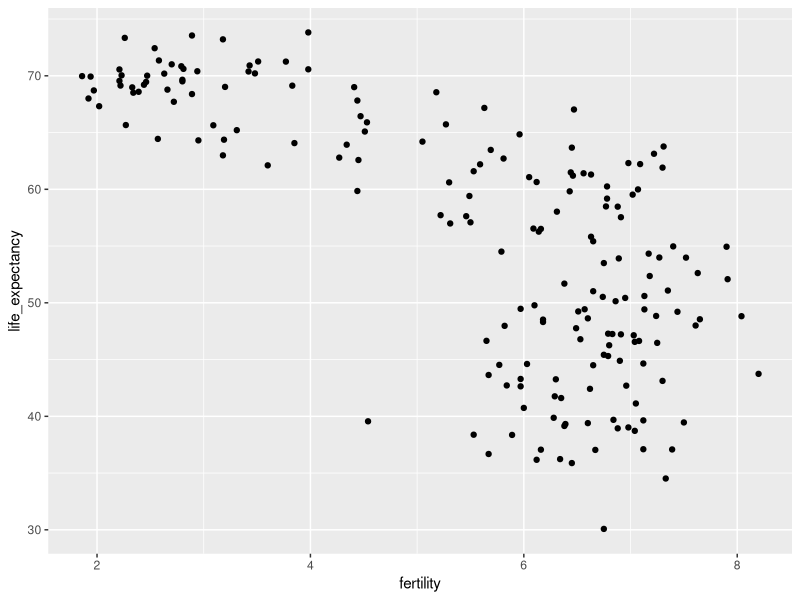
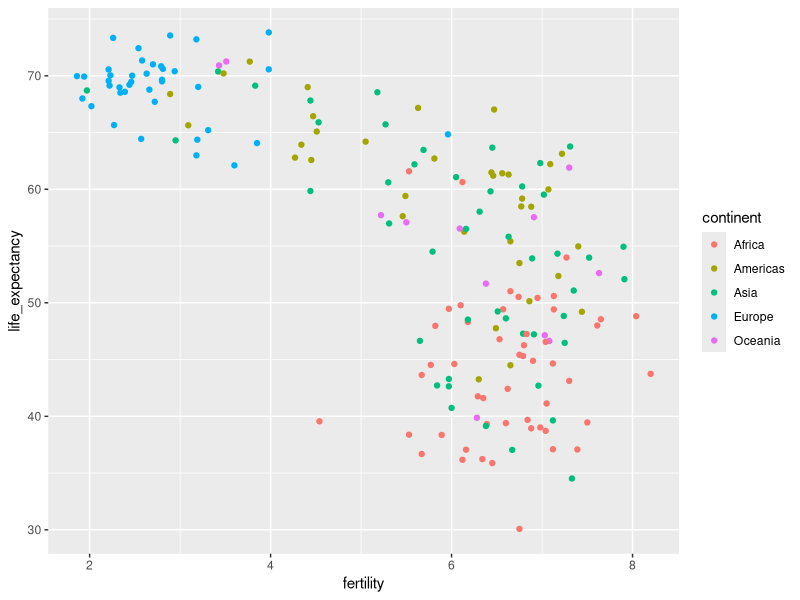
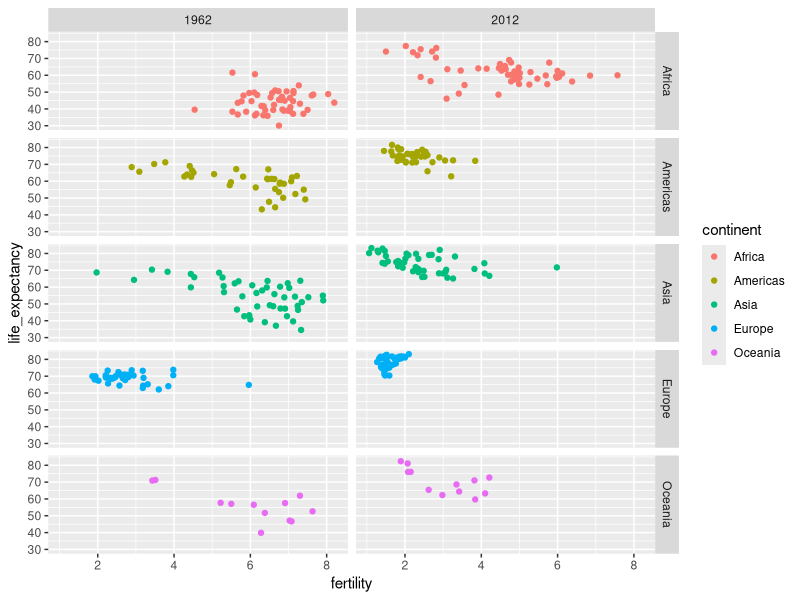
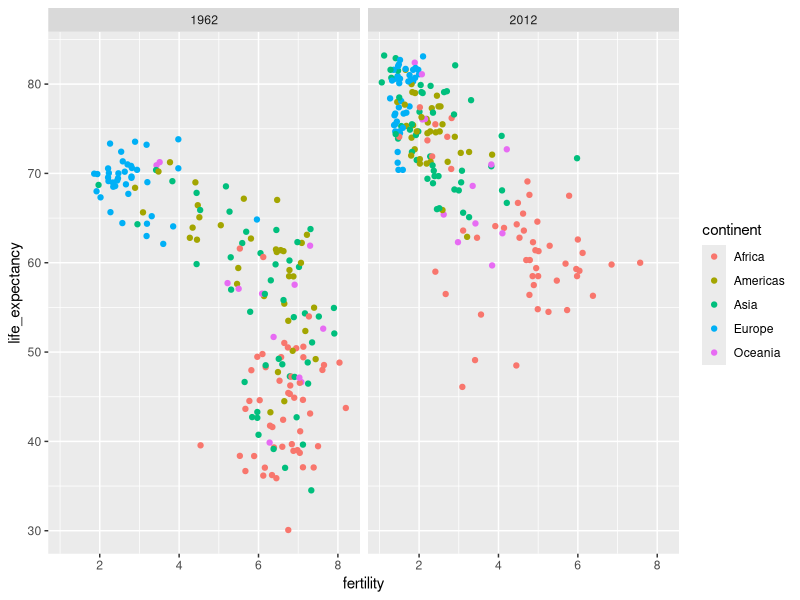
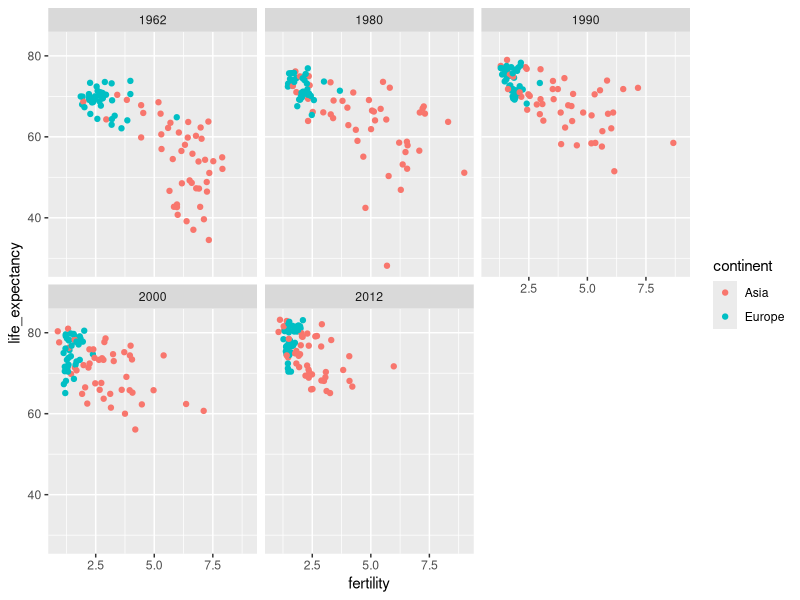
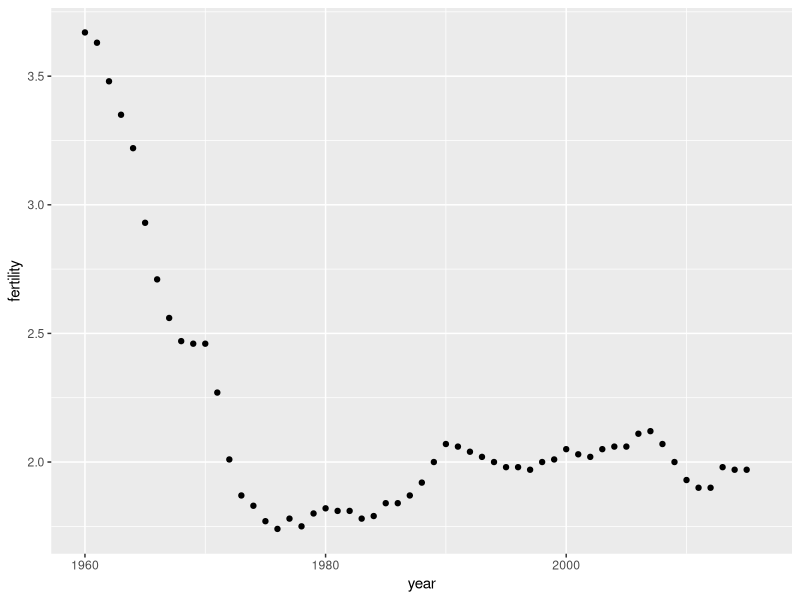
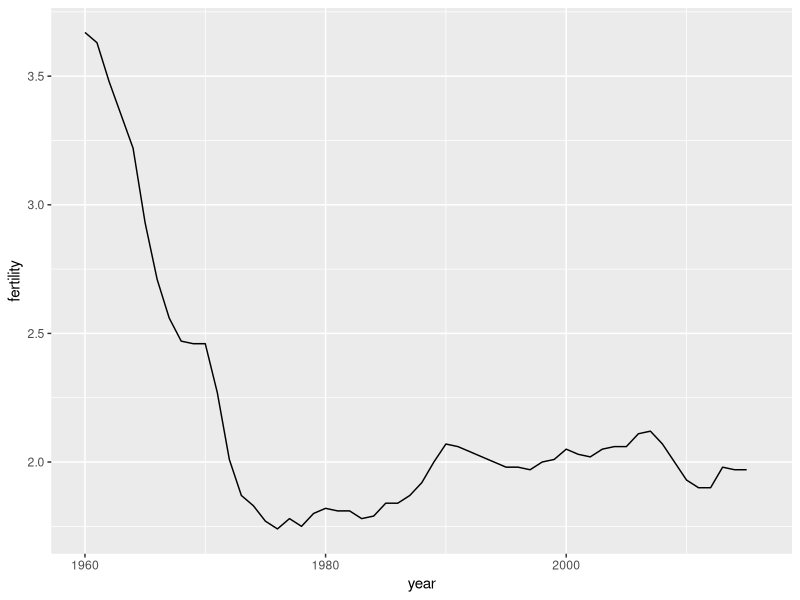
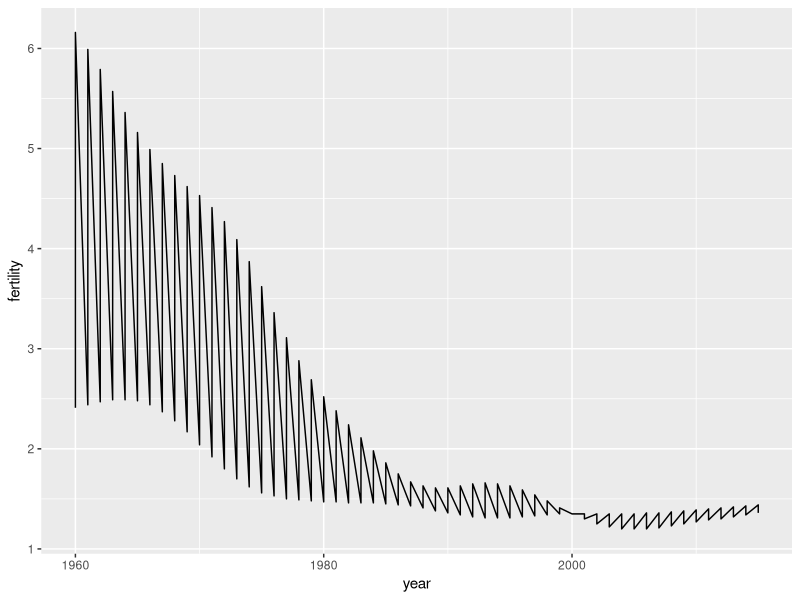

These figures' R source, in order:
## ---- chunk 1
library(tidyverse)
library(dslabs)
data(gapminder)
gapminder%>%as_tibble()
## ---- chunk 2
gapminder%>%filter(year==2015&country%in%c('Sri Lanka', 'Turkey'))%>%select(country, infant_mortality)
## ---- chunk 3
gapminder%>%filter(year==2015&country%in%c('Sri Lanka', 'Turkey','Poland','South Korea','Malaysia','Russia','Pakistan','Vietnam','Thailand','South Africa'))%>%select(country, infant_mortality)
## ---- chunk 4
filter(gapminder, year==1962)%>%ggplot(aes(fertility, life_expectancy))+geom_point()
## ---- chunk 5
filter(gapminder, year==1962)%>%ggplot(aes(fertility, life_expectancy, col=continent))+geom_point()
## ---- chunk 6
filter(gapminder, year%in%c(1962,2012))%>%ggplot(aes(fertility, life_expectancy, col=continent))+geom_point()+facet_grid(continent~year)
## ---- chunk 7
filter(gapminder, year%in%c(1962,2012))%>%ggplot(aes(fertility, life_expectancy, col=continent))+geom_point()+facet_grid(.~year)
## ---- chunk 8
years<-c(1962,1980,1990,2000,2012)
continents<-c('Europe','Asia')
gapminder%>%filter(year%in%years&continent%in%continents)%>%
  ggplot(aes(fertility, life_expectancy, col=continent))+
  geom_point()+
  facet_wrap(~year)
## ---- chunk 9
gapminder%>%filter(country=='United States')%>%ggplot(aes(year,fertility))+geom_point()
## ---- chunk 10
gapminder%>%filter(country=='United States')%>%ggplot(aes(year,fertility))+geom_line()
## ---- chunk 11
countries<-c('South Korea','Germany')
gapminder%>%filter(country%in%countries&!is.na(fertility))%>%ggplot(aes(year,fertility))+geom_line()
## ---- chunk 12
countries <- c("South Korea","Germany")
gapminder%>%filter(country%in%countries&!is.na(fertility))%>%ggplot(aes(year, fertility, group = country))+geom_line()
## ---- chunk 13
countries <- c("South Korea","Germany")
gapminder%>%filter(country%in%countries&!is.na(fertility))%>%ggplot(aes(year, fertility, group = country, col=country))+geom_line()
## ---- chunk 14
labels<-data.frame(country = countries, x = c(1975,1965), y = c(60,72))
gapminder%>%filter(country %in% countries)%>%ggplot(aes(year, life_expectancy, col = country))+geom_line()+geom_text(data = labels, aes(x, y, label = country), size = 5)+theme(legend.position = "none")
## ---- chunk 15
gapminder<-gapminder%>%mutate(dollars_per_day=gdp/population/365)
## ---- chunk 16
past_year=1970
gapminder%>%filter(year==past_year&!is.na(gdp))%>%ggplot(aes(dollars_per_day))+geom_histogram(binwidth = 1,col='black')
## ---- chunk 17
gapminder%>%filter(year==past_year&!is.na(gdp))%>%ggplot(aes(log2(dollars_per_day)))+geom_histogram(binwidth = 1,col='black')
## ---- chunk 18
filter(gapminder, year==past_year)%>%summarize(min=min(population), max=max(population))
## ---- chunk 19
gapminder%>%filter(year==past_year)%>%ggplot(aes(log10(population)))+geom_histogram(binwidth = 0.5, col='black')
## ---- chunk 20
gapminder%>%filter(year==past_year&!is.na(gdp))%>%ggplot(aes(dollars_per_day))+geom_histogram(binwidth = 1,col='black')+scale_x_continuous(trans='log2')
## ---- chunk 21
p<-gapminder%>%filter(year==past_year&!is.na(gdp))%>%ggplot(aes(region,dollars_per_day))
p+geom_point()
## ---- chunk 22
p+geom_point()+theme(axis.text.x=element_text(angle=90, hjust=1))
## ---- chunk 23
p<-gapminder%>%filter(year==past_year&!is.na(gdp))%>%mutate(region=reorder(region,dollars_per_day,FUN=median))%>%ggplot(aes(region,dollars_per_day))+geom_point()+theme(axis.text.x=element_text(angle=90, hjust=1)) 
p
## ---- chunk 24
p+scale_y_continuous(trans='log2')
## ---- chunk 25
gapminder<-gapminder%>%mutate(group = case_when(region %in% c("Western Europe", "Northern Europe","Southern Europe","Northern America", "Australia and New Zealand") ~ "West", region %in% c("Eastern Asia", "South-Eastern Asia") ~ "East Asia", region %in% c("Caribbean", "Central America", "South America") ~ "Latin America", continent == "Africa" & region != "Northern Africa" ~ "Sub-Saharan Africa", TRUE ~ "Others"))
## ---- chunk 26
gapminder<-gapminder%>%mutate(group=factor(group, levels=c("Others", "Latin America", "East Asia", "Sub-Saharan Africa", "West")))
## ---- chunk 27
p<-gapminder%>%filter(year == past_year & !is.na(gdp))%>%ggplot(aes(group, dollars_per_day))+geom_boxplot()+theme(axis.text.x = element_text(angle = 90, hjust = 1))+scale_y_continuous(trans = "log2")+xlab("")
p 
## ---- chunk 28
library(ggridges)
p<-gapminder%>%filter(year==past_year&!is.na(dollars_per_day))%>%ggplot(aes(dollars_per_day, group))+scale_x_continuous(trans='log2')
p+geom_density_ridges()
## ---- chunk 29
p+geom_density_ridges(jittered_points=T)
## ---- chunk 30
p+geom_density_ridges(jittered_points=T, position = position_points_jitter(width = 0.05, height = 0), point_shape = '|', point_size = 3, point_alpha = 1, alpha = 0.7)
## ---- chunk 31
past_year=1970
present_year=2010
gapminder%>%filter(year%in%c(past_year, present_year)&!is.na(gdp))%>%mutate(west=ifelse(group=='West','West','Developiing'))%>%ggplot(aes(dollars_per_day))+geom_histogram(binwidth=1,col='black')+scale_x_continuous(trans='log2')+facet_grid(year~west)
## ---- chunk 32
country_list_1<-gapminder%>%filter(year==past_year&!is.na(dollars_per_day))%>%pull(country)
country_list_2<-gapminder%>%filter(year==present_year&!is.na(dollars_per_day))%>%pull(country)
country_list<-intersect(country_list_1, country_list_2)
## ---- chunk 33
gapminder%>%filter(year%in%c(past_year, present_year)&!is.na(gdp)&country%in%country_list)%>%mutate(west=ifelse(group=='West','West','Developiing'))%>%ggplot(aes(dollars_per_day))+geom_histogram(binwidth=1,col='black')+scale_x_continuous(trans='log2')+facet_grid(year~west)
## ---- chunk 34
gapminder%>%filter(year%in%c(past_year, present_year)&country%in%country_list)%>%ggplot(aes(group, dollars_per_day))+geom_boxplot()+theme(axis.text.x=element_text(angle=90, hjust=1))+scale_y_continuous(trans='log2')+xlab("")+facet_grid(.~year)
## ---- chunk 35
gapminder%>%filter(year%in%c(past_year, present_year)&country%in%country_list)%>%mutate(year=factor(year))%>%ggplot(aes(group, dollars_per_day, fill=year))+geom_boxplot()+theme(axis.text.x=element_text(angle=90, hjust=1))+scale_y_continuous(trans='log2')+xlab("")
## ---- chunk 36
gapminder%>%filter(year %in% c(past_year, present_year) & country %in% country_list)%>%ggplot(aes(dollars_per_day))+geom_density(fill='grey')+scale_x_continuous(trans='log2')+facet_grid(.~year)
## ---- chunk 37
head(gapminder)
table(ifelse(gapminder$group=='West', 'West', 'Developing'))
#? 어디서 저 교재 숫자가 나왔더라 기억이안나네
## ---- chunk 38
gapminder%>%filter(year%in%c(past_year, present_year)&country%in%country_list)%>%mutate(group=ifelse(group=='West', 'West', 'Developing'))%>%ggplot(aes(dollars_per_day, fill=group))+scale_x_continuous(trans='log2')+geom_density(alpha=0.2)+facet_grid(year~.)
## ---- chunk 39
aes(x=dollars_per_day, y=..count..)
## ---- chunk 40
p<-gapminder%>%filter(year%in%c(past_year, present_year)&country%in%country_list)%>%mutate(group=ifelse(group=='West', 'West', 'Developing'))%>%ggplot(aes(dollars_per_day, y=..count..,fill='group'))+scale_x_continuous(trans='log2', limit=c(0.125, 300))
p+geom_density(alpha=0.2)+facet_grid(year~.)
## ---- chunk 41
p+geom_density(alpha=0.2, bw=0.75)+facet_grid(year~.)
## ---- chunk 42
gapminder%>%filter(year%in%c(past_year, present_year)&country%in%country_list)%>%ggplot(aes(dollars_per_day, group))+scale_x_continuous(trans='log2')+geom_density_ridges(adjust=1.5)+facet_grid(.~year)
## ---- chunk 43
gapminder%>%filter(year%in%c(past_year, present_year)&country%in%country_list)%>%group_by(year)%>%mutate(weight=population/sum(population)*2)%>%ungroup()%>%ggplot(aes(dollars_per_day, fill=group))+scale_x_continuous(trans='log2')+geom_density(alpha=0.2, bw=0.75, position='stack')+facet_grid(year~.)
## ---- chunk 44
gapminder<-gapminder%>%mutate(group=case_when((
  region %in% c("Western Europe", "Northern Europe","Southern Europe", "Northern America", "Australia and New Zealand")~"West"),
  (region %in% "Northern Africa" ~ "Northern Africa"),
  (region %in% c("Eastern Asia", "South-Eastern Asia") ~ "East Asia"),
  (region == "Southern Asia"~ "Southern Asia"),
  (region %in% c("Central America", "South America", "Caribbean") ~ "Latin America"),
  (continent == "Africa" & region != "Northern Africa" ~ "Sub-Saharan Africa"),
  (region %in% c("Melanesia", "Micronesia", "Polynesia") ~ "Pacific Islands")))
## ---- chunk 45
surv_income<-gapminder%>%filter(year%in%present_year&!is.na(gdp)&!is.na(infant_mortality)&!is.na(group))%>%group_by(group)%>%summarize(income=sum(gdp)/sum(population)/365, infant_survival_rate=1-sum(infant_mortality/1000*population)/sum(population))
surv_income%>%arrange(income)
